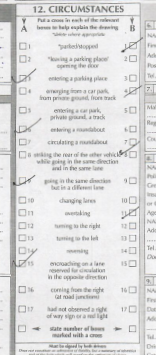
#> input picture keras-frcnn-master/data/splitImages/val/class-0/image16iteration33.png, 156 x 355 px, found by its file name; its folder holds 4 pictures in this run
$ python 'Middlecrop - Copy.py'
#> lines starting #> are read from the running program, lines starting #| are printed output that depends on the picture
import cv2
import os

#from PIL import Image


# Create an Image object from an Image

def cropMe(im):


# Crop the iceberg portion
    cropped = im[3:344,15:139].copy()
    #cropped = im.crop((166,84,322,439))(y, y+h, x, x+w)
    return cropped


for file in os.listdir(r"./data/splitImages/val/class-0"):

    cropped = cropMe(cv2.imread(r"./data/splitImages/val/class-0/{}".format(file)))
#> in cropMe, `cropped = im[3:344,15:139].copy()`:
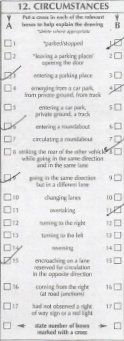
#> cropped: shape (341, 124, 3); mean B, G, R 225.3, 224.9, 225.1
    cv2.imwrite(r"./data/splitImagescropped/val/class-0/{}".format(file), cropped)
#> pass 2 of the loop `for file in os.listdir(r"./data/splitImages/val/class-0"):`:
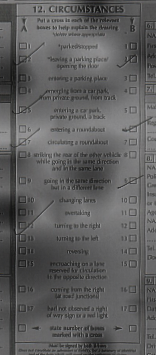
#> input picture keras-frcnn-master/data/splitImages/val/class-0/image17iteration17.png, 156 x 355 px, found by its file name
#> in cropMe (call 2), `cropped = im[3:344,15:139].copy()`:
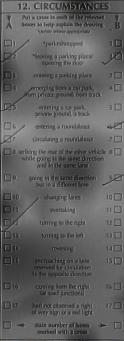
#> cropped: shape (341, 124, 3); mean B, G, R 97.2, 96.8, 97
#> pass 3 of the loop `for file in os.listdir(r"./data/splitImages/val/class-0"):`:
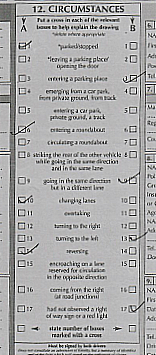
#> input picture keras-frcnn-master/data/splitImages/val/class-0/image21iteration21.png, 156 x 355 px, found by its file name
#> in cropMe (call 3), `cropped = im[3:344,15:139].copy()`:
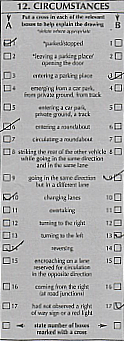
#> cropped: shape (341, 124, 3); mean B, G, R 174.4, 174, 174.2
#> the loop made 4 passes; the first 3 are shown
